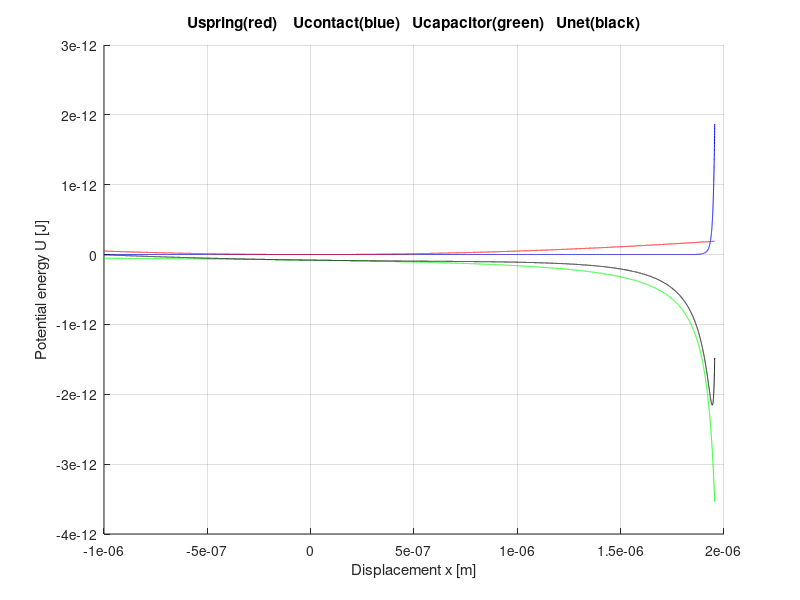
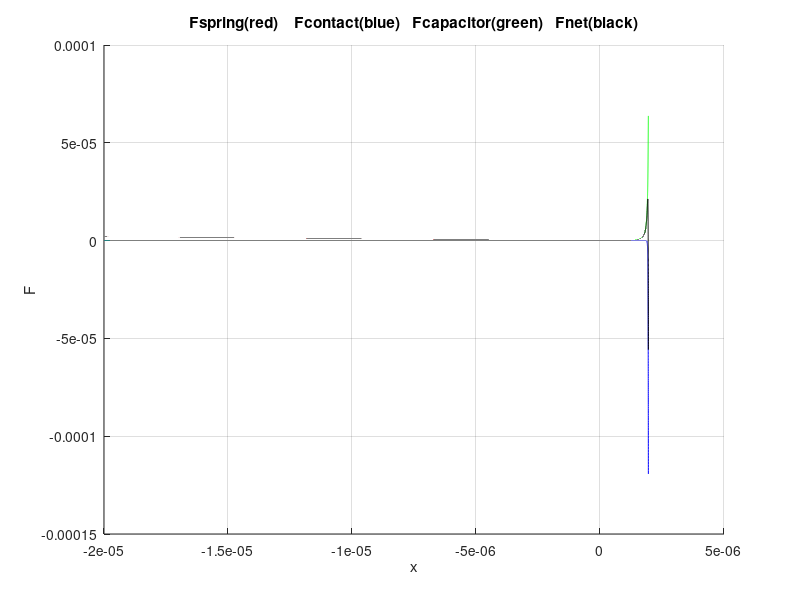

MATLAB code to generate these figures, in order:

%Constants
    clear all; format compact; format long g;
    K = 0.1; %Stiffness
    gap = 2e-6; %Initial gap between plates
    permittivity = 8.854e-12; %Permittivity of the medium
    length = 2e-6; %Overlapping length of the plates
    thickness = 20e-6; %layer thickness of the plates
    B = permittivity*length*thickness; %Constant
    V = 30; %Applied voltage difference betwee plates
        
%Contact parameter
    x0 = 1.96e-6;
    U_spring = (1/2*K*x0.^2);
    U_capacitor = (-1/2*B*V^2 ./ (gap-x0));
    C = (U_spring + U_capacitor) / (gap-x0).^-6;

%Potential
    x = [-1:0.0001:1.955]*1e-6; 
    U_spring = 1/2*K*x.^2;
    U_capacitor = -1/2*B*V^2./(gap-x);
    U_contact = -C*(gap-x).^-6;
    figure(1); clf; grid on; hold on;
    plot(x, U_contact, 'b'); plot(x, U_spring, 'r'); plot(x, U_capacitor, 'g'); 
    plot(x, U_spring +  U_capacitor + U_contact, 'k'); xlabel('Displacement x [m]'); ylabel('Potential energy U [J]');
    title('Uspring(red)    Ucontact(blue)   Ucapacitor(green)   Unet(black)'); 
%Force
    x = [-20:0.0001:1.95]*1e-6; 
    F_spring = -K*x;
    F_capacitor = 1/2*B*V^2./(gap-x).^2;
    F_contact = 6*C*abs(x-2e-6).^-7;
    figure(2); clf; grid on; hold on;
    plot(x, F_contact, 'b');plot(x, F_spring, 'r');plot(x, F_capacitor, 'g');
    plot(x, F_spring +  F_capacitor + F_contact, 'k'); 
    title('Fspring(red)    Fcontact(blue)   Fcapacitor(green)   Fnet(black)'); 
    xlabel('x'); ylabel('F');

%Newton solver
    x = gap / 3; %Initial guess
    delta_x = -0.00001e-6;
    iter = 0;
    while (abs(delta_x)) >= 1e-20 && iter < 1000
      x = x - delta_x;
      F =  -K*x +    -1*-1/2*B*V^2./(gap-x).^2 +    (-6*-C*(gap-x).^-7);
      dF = -K   + -2*-1*-1/2*B*V^2./(gap-x).^3 + -7*(-6*-C*(gap-x).^-8);
      delta_x = dF\F;
      iter = iter + 1;
    end
    
    disp('---------- Results ----------')
    delta_x
    iter
    dF
    F
    x
